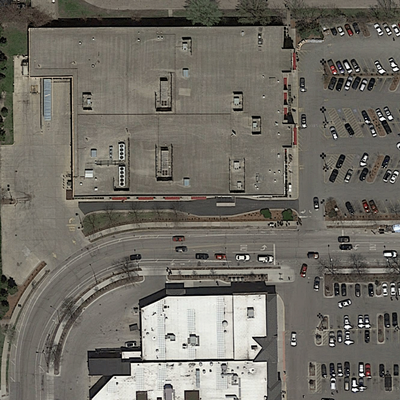
#> input picture training/images/satImage_033.png, 400 x 400 px, given in place of satImage_033.tif, which was not available
$ jupyter execute MhiuDataset.ipynb   (older library calls are emulated)
#> lines starting #> are read from the running program, lines starting #| are printed output that depends on the picture; pictures that were not available may be replaced by others from this repository, and a replacement may not be noted
[cell 1]
# It generates the dataset for mhui
# You need all data in the:
#     ./data/mhui/images
#     ./data/mhui/groundtruth
# It will crop the white parts and put the files in
#     ./data/mhui/cropped/images
#     ./data/mhui/cropped/groundtruth
# It will create the patches in:
#     ./data/mhui/generate/patches_rotation/images/
#     ./data/mhui/generate/patches_rotation/groundtruth/
# It will calculate the distances
#     ./data/mhui/generate/patches_rotation/distance/

[cell 2]
import subprocess # subprocess.call(['./test.sh'])
import os
from os import listdir
import matplotlib.pyplot as plt
from scipy import ndimage, misc, stats
import numpy as np
from PIL import Image
from tqdm import tqdm
from os.path import isfile, join

[cell 3]
THRESHOLD = 1
CURRENT_DIR = './data/mhui/'

[cell 4]
# Cropp the white spaces

[cell 5]
# [97 lines left out: functions crop_rows, crop_columns, crop_white_area, not called in this run]
        #image.show()

[cell 6]
index_cropping = 0
print(CURRENT_DIR)

if not os.path.exists(CURRENT_DIR + "cropped"):
    os.makedirs(CURRENT_DIR + "cropped")
if not os.path.exists(CURRENT_DIR + "cropped/images"):
    os.makedirs(CURRENT_DIR + "cropped/images")
if not os.path.exists(CURRENT_DIR + "cropped/groundtruth"):
    os.makedirs(CURRENT_DIR + "cropped/groundtruth")

original_path = CURRENT_DIR + "/images/"
for f in tqdm(listdir(original_path)):
    if f.endswith(".tiff"):
        crop_white_area(CURRENT_DIR, f)

[cell 7]
# Create patches

[cell 8]
patch_size = 200
index = 0

def generate_images(groundtruth_dir, image_dir, image_name, output_dir, patch_size):
#> called with groundtruth_dir = './data/mhui/cropped/images/', image_dir = './data/mhui/cropped/groundtruth/', image_name = 'satImage_033.png', output_dir = './data/mhui//generate/patches_rotation/', patch_size = 200
    global index

    name = image_name.split(".")
    groundtruth_name = str(name[0]) + ".tif"

    image_path = images_dir + image_name
    ground_t_path = ground_t_dir + groundtruth_name

    img_org = ndimage.imread(ground_t_path, mode='L')
#> img_org: shape (400, 400); min 0, max 255, mean 109.9
    img_sat = ndimage.imread(image_path)
#> img_sat is the input picture: shape (400, 400, 3); mean R, G, B 113.4, 109.7, 101.5
    shape = img_org.shape
#> shape = (400, 400)

    for l in range(0, shape[0]-patch_size, patch_size):
        for r in range(0, shape[1]-patch_size, patch_size):

            patch_org = img_org[l:(l+patch_size), r:(r+patch_size)]
            patch_sat = img_sat[l:(l+patch_size), r:(r+patch_size)]

            org_name = '{}groundtruth/{}_{}.png'.format(output_dir,name[0], str(index).zfill(5))
            sat_name = '{}images/{}_{}.png'.format(output_dir,name[0], str(index).zfill(5))

            rotation  = np.random.randint(0,4)
            patch_org = np.rot90(patch_org, rotation)
            patch_sat = np.rot90(patch_sat, rotation)

            #print(org_name)
            if patch_org.shape == (patch_size, patch_size):
                misc.imsave(org_name, patch_org)
                misc.imsave(sat_name, patch_sat)
            index += 1
#> this loop made 1 pass
#> pass 1, in generate_images, `misc.imsave(org_name, patch_org)`:
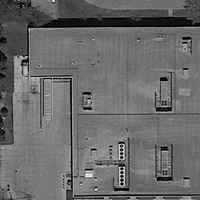
#> saved as satImage_033_00000.png: PIL image 200x200 L; min 0, max 254, mean 106
#> pass 1, in generate_images, `misc.imsave(sat_name, patch_sat)`:
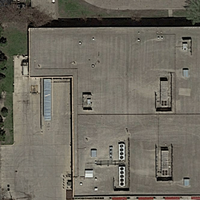
#> saved as satImage_033_00000.png: PIL image 200x200 RGB; mean R, G, B 110.4, 105.8, 95.1
#> after the loop, index = 1

$ run again, on training/images/satImage_065.png
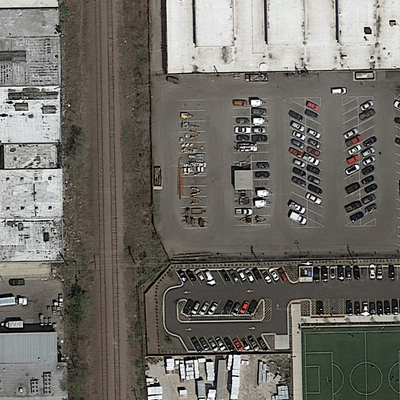
#> input picture training/images/satImage_065.png, 400 x 400 px, given in place of satImage_065.tif, which was not available
#> in generate_images, img_sat is the input picture: shape (400, 400, 3); mean R, G, B 112, 109.1, 103.4
#> the loop in generate_images, `for l in range(0, shape[0]-patch_size, patch_size):` made 1 pass
#> pass 1, in generate_images, `misc.imsave(org_name, patch_org)`:
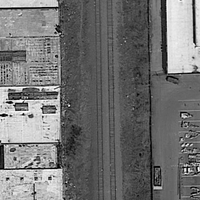
#> saved as satImage_065_00000.png: PIL image 200x200 L; min 0, max 255, mean 114.4
#> after the loop in generate_images, `for l in range(0, shape[0]-patch_size, patch_size):`: index = 1

$ run again, on training/images/satImage_070.png
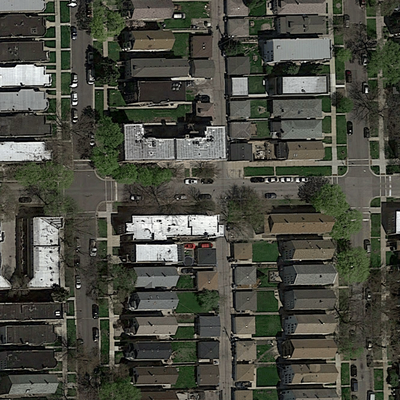
#> input picture training/images/satImage_070.png, 400 x 400 px, given in place of satImage_070.tif, which was not available
#> in generate_images, `img_org = ndimage.imread(ground_t_path, mode='L')`:
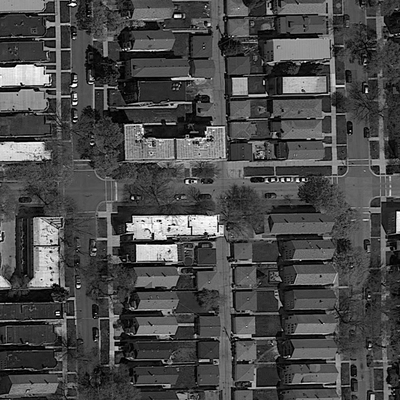
#> img_org: shape (400, 400); min 0, max 255, mean 73.6
#> in generate_images, img_sat is the input picture: shape (400, 400, 3); mean R, G, B 73.9, 75.1, 65.3
#> the loop in generate_images, `for l in range(0, shape[0]-patch_size, patch_size):` made 1 pass
#> pass 1, in generate_images, `misc.imsave(org_name, patch_org)`:
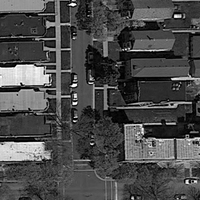
#> saved as satImage_070_00000.png: PIL image 200x200 L; min 0, max 255, mean 74.8
#> after the loop in generate_images, `for l in range(0, shape[0]-patch_size, patch_size):`: index = 1

$ run again, on training/images/satImage_071.png
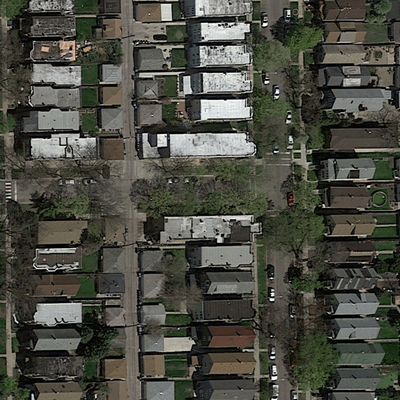
#> input picture training/images/satImage_071.png, 400 x 400 px, given in place of satImage_071.tif, which was not available
#> in generate_images, `img_org = ndimage.imread(ground_t_path, mode='L')`:
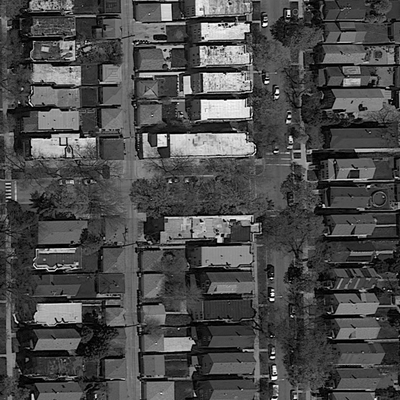
#> img_org: shape (400, 400); min 0, max 255, mean 74.7
#> in generate_images, img_sat is the input picture: shape (400, 400, 3); mean R, G, B 75.2, 75.9, 66.8
#> the loop in generate_images, `for l in range(0, shape[0]-patch_size, patch_size):` made 1 pass
#> pass 1, in generate_images, `misc.imsave(org_name, patch_org)`:
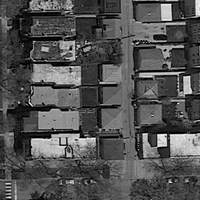
#> saved as satImage_071_00000.png: PIL image 200x200 L; min 0, max 253, mean 81.8
#> after the loop in generate_images, `for l in range(0, shape[0]-patch_size, patch_size):`: index = 1

$ run again, on training/images/satImage_037.png
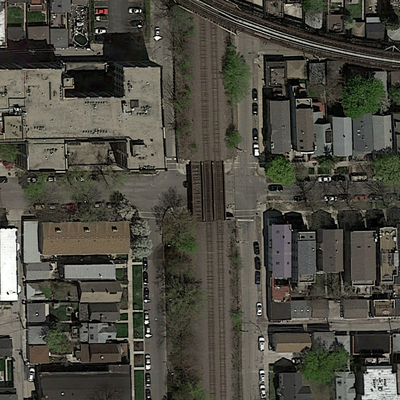
#> input picture training/images/satImage_037.png, 400 x 400 px, given in place of satImage_037.tif, which was not available
#> in generate_images, `img_org = ndimage.imread(ground_t_path, mode='L')`:
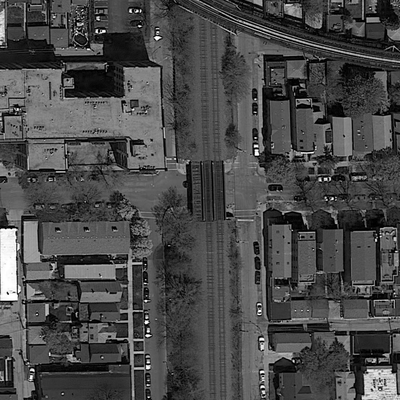
#> img_org: shape (400, 400); min 0, max 255, mean 74
#> in generate_images, img_sat is the input picture: shape (400, 400, 3); mean R, G, B 76.3, 74.6, 65.3
#> the loop in generate_images, `for l in range(0, shape[0]-patch_size, patch_size):` made 1 pass
#> pass 1, in generate_images, `misc.imsave(org_name, patch_org)`:
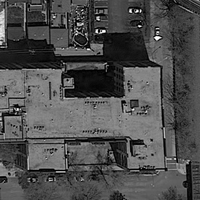
#> saved as satImage_037_00000.png: PIL image 200x200 L; min 0, max 255, mean 78.6
#> after the loop in generate_images, `for l in range(0, shape[0]-patch_size, patch_size):`: index = 1
